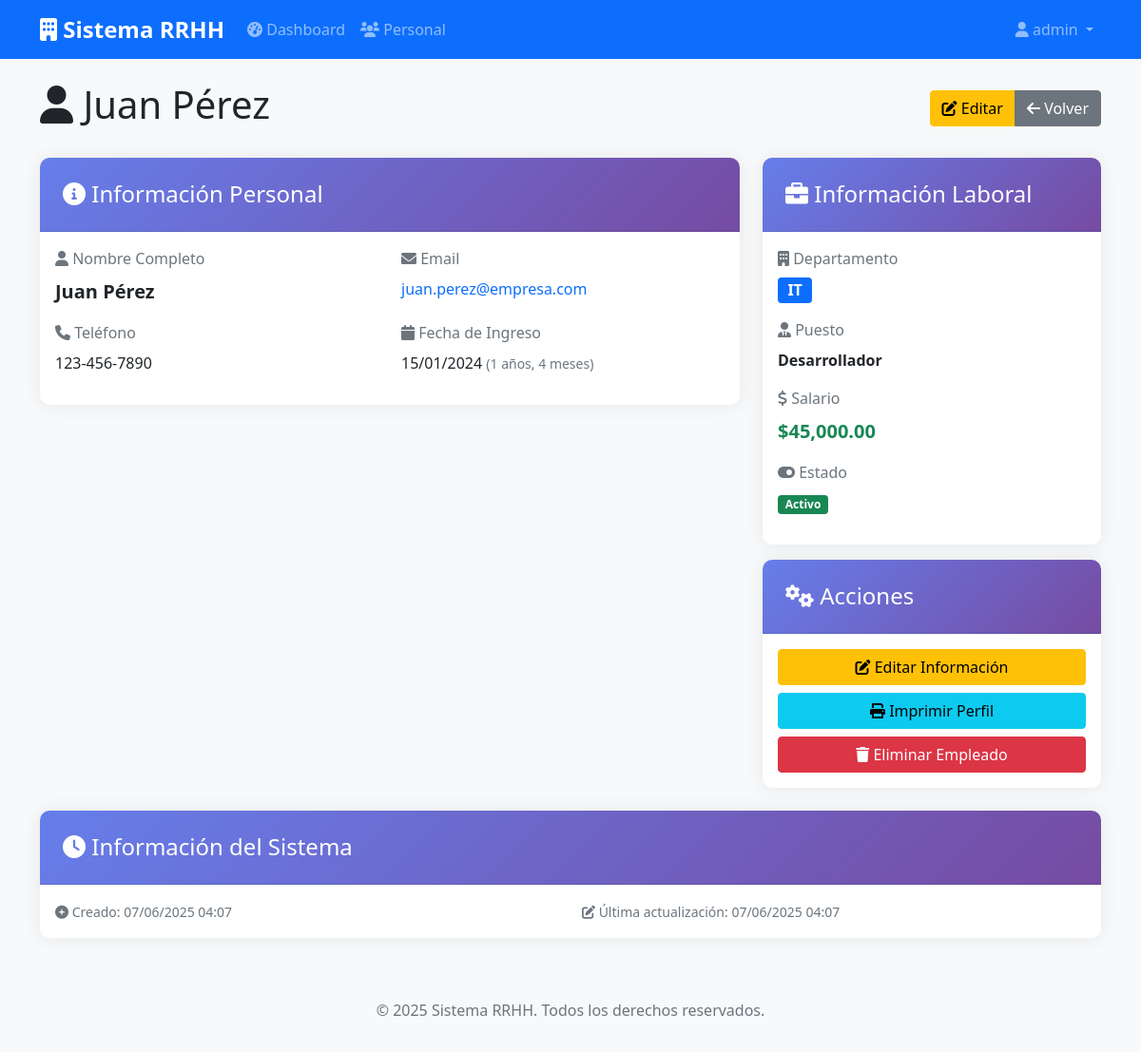
The app's page /pages/personal_view.php?id=1 (signed in) with its own data.
### tables this page shows
CREATE TABLE `personal` (
  `id` int NOT NULL AUTO_INCREMENT,
  `nombre` varchar(100) NOT NULL,
  `apellido` varchar(100) NOT NULL,
  `email` varchar(100) NOT NULL,
  `telefono` varchar(20) DEFAULT NULL,
  `departamento` varchar(100) DEFAULT NULL,
  `puesto` varchar(100) DEFAULT NULL,
  `fecha_ingreso` date DEFAULT NULL,
  `salario` decimal(10,2) DEFAULT NULL,
  `activo` tinyint(1) DEFAULT '1',
  `created_at` timestamp NULL DEFAULT CURRENT_TIMESTAMP,
  `updated_at` timestamp NULL DEFAULT CURRENT_TIMESTAMP ON UPDATE CURRENT_TIMESTAMP,
  PRIMARY KEY (`id`),
  UNIQUE KEY `email` (`email`)
);

### functions/personal.php (called while the page is built, shortened)
<?php
require_once '../config/database.php';
class Personal {
    private $conn;
    public function __construct() {
        $database = new Database();
        $this->conn = $database->getConnection();
    }
    public function readOne($id) {
        $query = "SELECT * FROM personal WHERE id = :id AND activo = 1";
        $stmt = $this->conn->prepare($query);
        $stmt->bindParam(':id', $id);
        $stmt->execute();
        return $stmt->fetch(PDO::FETCH_ASSOC);
    }
}
?>

### config/database.php (called while the page is built, shortened)
<?php
class Database {
    private $host = 'localhost';
    private $db_name = 'rrhh_system';
    private $username = 'root';
    private $password = 'Ruben2004';
    public function getConnection() {
        $this->conn = null;
        try {
            $this->conn = new PDO(
                "mysql:host=" . $this->host . ";dbname=" . $this->db_name . ";charset=utf8",
                $this->username,
                $this->password
            );
            $this->conn->setAttribute(PDO::ATTR_ERRMODE, PDO::ERRMODE_EXCEPTION);
        } catch(PDOException $exception) {
            echo "Error de conexión: " . $exception->getMessage();
        }
        return $this->conn;
    }
}
?>

### pages/personal_view.php (the view, shortened to what this page needs)
<?php
require_once '../includes/header.php';
require_once '../functions/personal.php';
$personal = new Personal();
$empleado = $personal->readOne($_GET['id']);
?>
<div class="row">
    <div class="col-12">
        <div class="d-flex justify-content-between align-items-center mb-4">
            <h1>
                <i class="fas fa-user"></i>
                <?php echo htmlspecialchars($empleado['nombre'] . ' ' . $empleado['apellido']); ?>
            </h1>
            <div class="btn-group">
                <a href="personal_form.php?id=<?php echo $empleado['id']; ?>" class="btn btn-warning">
                    <i class="fas fa-edit"></i> Editar
                </a>
                <a href="personal.php" class="btn btn-secondary">
                    <i class="fas fa-arrow-left"></i> Volver
                </a>
            </div>
        </div>
    </div>
</div>
<div class="row">
    <div class="col-lg-8">
        <div class="card">
            <div class="card-header">
                <h4><i class="fas fa-info-circle"></i> Información Personal</h4>
            </div>
            <div class="card-body">
                <div class="row">
                    <div class="col-md-6">
                        <div class="mb-3">
                            <label class="form-label text-muted">
                                <i class="fas fa-user"></i> Nombre Completo
                            </label>
                            <div class="fw-bold fs-5">
                                <?php echo htmlspecialchars($empleado['nombre'] . ' ' . $empleado['apellido']); ?>
                            </div>
                        </div>
                    </div>
                    <div class="col-md-6">
                        <div class="mb-3">
                            <label class="form-label text-muted">
                                <i class="fas fa-envelope"></i> Email
                            </label>
                            <div>
                                <a href="mailto:<?php echo htmlspecialchars($empleado['email']); ?>" class="text-decoration-none">
                                    <?php echo htmlspecialchars($empleado['email']); ?>
                                </a>
                            </div>
                        </div>
                    </div>
                </div>
                <div class="row">
                    <div class="col-md-6">
                        <div class="mb-3">
                            <label class="form-label text-muted">
                                <i class="fas fa-phone"></i> Teléfono
                            </label>
                            <div>
                                <?php echo $empleado['telefono'] ? htmlspecialchars($empleado['telefono']) : '<span class="text-muted">No especificado</span>'; ?>
                            </div>
                        </div>
                    </div>
                    <div class="col-md-6">
                        <div class="mb-3">
                            <label class="form-label text-muted">
                                <i class="fas fa-calendar"></i> Fecha de Ingreso
                            </label>
                            <div>
                                <?php
                                if ($empleado['fecha_ingreso']) {
                                    $fecha = new DateTime($empleado['fecha_ingreso']);
                                    echo $fecha->format('d/m/Y');
                                    $hoy = new DateTime();
                                    $antiguedad = $hoy->diff($fecha);
                                    echo ' <small class="text-muted">(' . $antiguedad->y . ' años, ' . $antiguedad->m . ' meses)</small>';
                                } else {
                                    echo '<span class="text-muted">No especificada</span>';
                                }
                                ?>
                            </div>
                        </div>
                    </div>
                </div>
            </div>
        </div>
    </div>
    <div class="col-lg-4">
        <div class="card">
            <div class="card-header">
                <h4><i class="fas fa-briefcase"></i> Información Laboral</h4>
            </div>
            <div class="card-body">
                <div class="mb-3">
                    <label class="form-label text-muted">
                        <i class="fas fa-building"></i> Departamento
                    </label>
                    <div>
                        <span class="badge bg-primary fs-6">
                            <?php echo htmlspecialchars($empleado['departamento']); ?>
                        </span>
                    </div>
                </div>
                <div class="mb-3">
                    <label class="form-label text-muted">
                        <i class="fas fa-user-tie"></i> Puesto
                    </label>
                    <div class="fw-bold">
                        <?php echo htmlspecialchars($empleado['puesto']); ?>
                    </div>
                </div>
                <div class="mb-3">
                    <label class="form-label text-muted">
                        <i class="fas fa-dollar-sign"></i> Salario
                    </label>
                    <div class="fw-bold text-success fs-5">
                        <?php
                        if ($empleado['salario']) {
                            echo '$' . number_format($empleado['salario'], 2, '.', ',');
                        } else {
                            echo '<span class="text-muted">No especificado</span>';
                        }
                        ?>
                    </div>
                </div>
                <div class="mb-3">
                    <label class="form-label text-muted">
                        <i class="fas fa-toggle-on"></i> Estado
                    </label>
                    <div>
                        <span class="badge bg-success">Activo</span>
                    </div>
                </div>
            </div>
        </div>
        <div class="card mt-3">
            <div class="card-header">
                <h4><i class="fas fa-cogs"></i> Acciones</h4>
            </div>
            <div class="card-body">
                <div class="d-grid gap-2">
                    <a href="personal_form.php?id=<?php echo $empleado['id']; ?>" class="btn btn-warning">
                        <i class="fas fa-edit"></i> Editar Información
                    </a>
                    <button type="button" class="btn btn-info" onclick="window.print()">
                        <i class="fas fa-print"></i> Imprimir Perfil
                    </button>
                    <a href="personal.php?delete=<?php echo $empleado['id']; ?>"
                       class="btn btn-danger"
                       onclick="return confirmDelete('<?php echo htmlspecialchars($empleado['nombre'] . ' ' . $empleado['apellido']); ?>')">
                        <i class="fas fa-trash"></i> Eliminar Empleado
                    </a>
                </div>
            </div>
        </div>
    </div>
</div>
<div class="row mt-4">
    <div class="col-12">
        <div class="card">
            <div class="card-header">
                <h4><i class="fas fa-clock"></i> Información del Sistema</h4>
            </div>
            <div class="card-body">
                <div class="row">
                    <div class="col-md-6">
                        <small class="text-muted">
                            <i class="fas fa-plus-circle"></i> Creado:
                            <?php echo date('d/m/Y H:i', strtotime($empleado['created_at'])); ?>
                        </small>
                    </div>
                    <div class="col-md-6">
                        <small class="text-muted">
                            <i class="fas fa-edit"></i> Última actualización:
                            <?php echo date('d/m/Y H:i', strtotime($empleado['updated_at'])); ?>
                        </small>
                    </div>
                </div>
            </div>
        </div>
    </div>
</div>
<?php require_once '../includes/footer.php'; ?>

### assets/css/style.css (style rules this page uses)
body { background-color: #f8f9fa; font-family: 'Segoe UI', Tahoma, Geneva, Verdana, sans-serif; }
.card { border: none; box-shadow: 0 0 20px rgba(0,0,0,0.08); border-radius: 10px; }
.card-header { background: linear-gradient(135deg, #667eea 0%, #764ba2 100%); color: white; border-radius: 10px 10px 0 0 !important; padding: 1.5rem; }
.card-header h4 { margin: 0; font-weight: 400; }

### records on screen
personal: nombre+apellido "Juan Pérez", email "juan.perez@empresa.com", telefono "123-456-7890", fecha_ingreso "15/01/2024", fecha_ingreso "1", fecha_ingreso "4", departamento "IT", puesto "Desarrollador", salario "45,000.00", created_at "07/06/2025 04:07", updated_at "07/06/2025 04:07"

### other values on screen
$_SESSION['username'] "admin"
